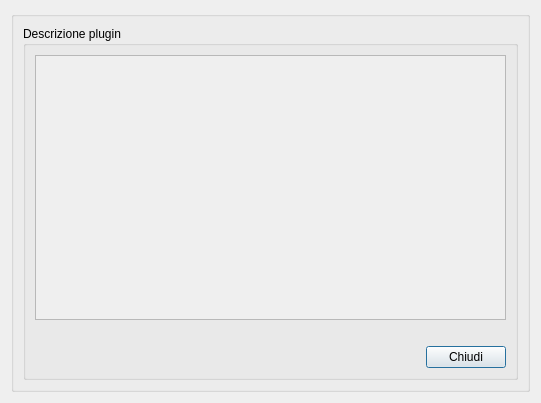
<?xml version="1.0" encoding="UTF-8"?>
<ui version="4.0">
 <class>pluginmanager</class>
 <widget class="QDialog" name="pluginmanager">
  <property name="geometry">
   <rect>
    <x>0</x>
    <y>0</y>
    <width>541</width>
    <height>403</height>
   </rect>
  </property>
  <property name="windowTitle">
   <string>Gestione plugin</string>
  </property>
  <property name="windowIcon">
   <iconset>
    <normaloff>:/images/logo.png</normaloff>:/images/logo.png</iconset>
  </property>
  <property name="modal">
   <bool>true</bool>
  </property>
  <layout class="QGridLayout" name="gridLayout_3">
   <item row="0" column="0">
    <widget class="QGroupBox" name="groupBox">
     <property name="sizePolicy">
      <sizepolicy hsizetype="Preferred" vsizetype="Preferred">
       <horstretch>0</horstretch>
       <verstretch>0</verstretch>
      </sizepolicy>
     </property>
     <property name="title">
      <string/>
     </property>
     <layout class="QGridLayout" name="gridLayout">
      <item row="0" column="0" colspan="2">
       <widget class="QGroupBox" name="groupBox_2">
        <property name="sizePolicy">
         <sizepolicy hsizetype="Preferred" vsizetype="Preferred">
          <horstretch>0</horstretch>
          <verstretch>0</verstretch>
         </sizepolicy>
        </property>
        <property name="title">
         <string>Descrizione plugin</string>
        </property>
        <layout class="QGridLayout" name="gridLayout_5">
         <item row="2" column="0">
          <spacer name="horizontalSpacer">
           <property name="orientation">
            <enum>Qt::Horizontal</enum>
           </property>
           <property name="sizeHint" stdset="0">
            <size>
             <width>40</width>
             <height>20</height>
            </size>
           </property>
          </spacer>
         </item>
         <item row="2" column="1">
          <widget class="QPushButton" name="chiudi">
           <property name="sizePolicy">
            <sizepolicy hsizetype="Fixed" vsizetype="Fixed">
             <horstretch>0</horstretch>
             <verstretch>0</verstretch>
            </sizepolicy>
           </property>
           <property name="contextMenuPolicy">
            <enum>Qt::NoContextMenu</enum>
           </property>
           <property name="layoutDirection">
            <enum>Qt::LeftToRight</enum>
           </property>
           <property name="text">
            <string>Chiudi</string>
           </property>
           <property name="icon">
            <iconset resource="../../backup_restore_db/images.qrc">
             <normaloff>:/images/dialog-close.png</normaloff>:/images/dialog-close.png</iconset>
           </property>
           <property name="iconSize">
            <size>
             <width>32</width>
             <height>32</height>
            </size>
           </property>
           <property name="default">
            <bool>false</bool>
           </property>
           <property name="flat">
            <bool>false</bool>
           </property>
          </widget>
         </item>
         <item row="0" column="0" colspan="2">
          <widget class="QScrollArea" name="scrollArea">
           <property name="widgetResizable">
            <bool>true</bool>
           </property>
           <widget class="QWidget" name="scrollAreaWidgetContents_2">
            <property name="geometry">
             <rect>
              <x>0</x>
              <y>0</y>
              <width>473</width>
              <height>245</height>
             </rect>
            </property>
            <layout class="QGridLayout" name="gridLayout_4">
             <item row="0" column="0">
              <layout class="QHBoxLayout" name="horizontalLayout">
               <item>
                <layout class="QGridLayout" name="gridLayout_2"/>
               </item>
               <item>
                <layout class="QGridLayout" name="gridLayout_1"/>
               </item>
              </layout>
             </item>
            </layout>
           </widget>
          </widget>
         </item>
         <item row="1" column="0" colspan="2">
          <widget class="QLabel" name="label_testo">
           <property name="text">
            <string/>
           </property>
          </widget>
         </item>
        </layout>
       </widget>
      </item>
     </layout>
    </widget>
   </item>
  </layout>
 </widget>
 <tabstops>
  <tabstop>chiudi</tabstop>
 </tabstops>
 <resources>
  <include location="../../backup_restore_db/images.qrc"/>
  <include location="../../initdb/images.qrc"/>
 </resources>
 <connections/>
</ui>
